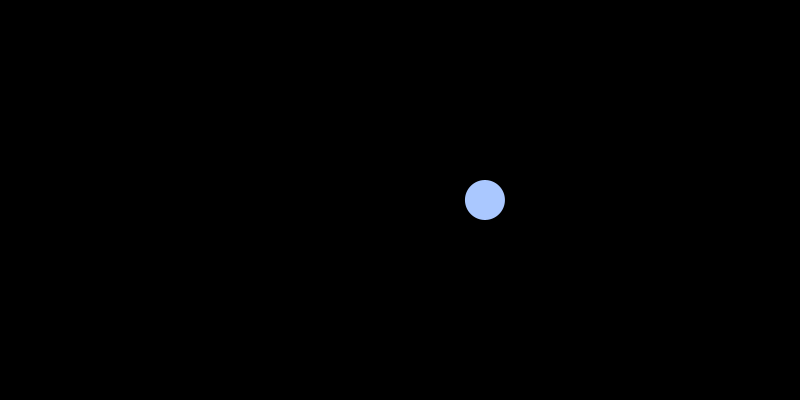
Frame 1 (no input)
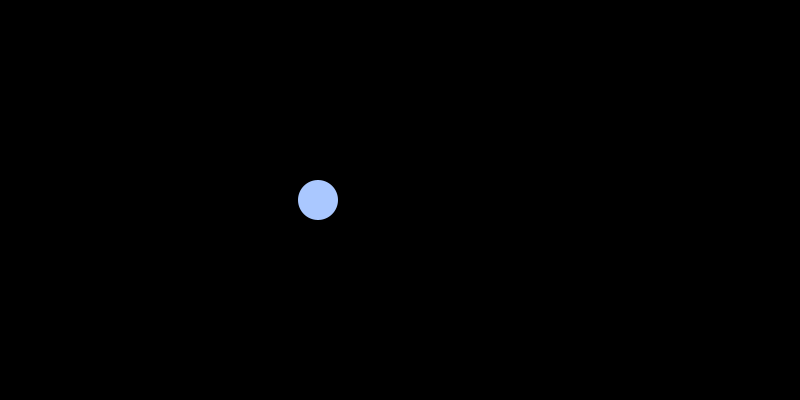
Frame 60 (the mouse pressed at the canvas centre just before this capture)
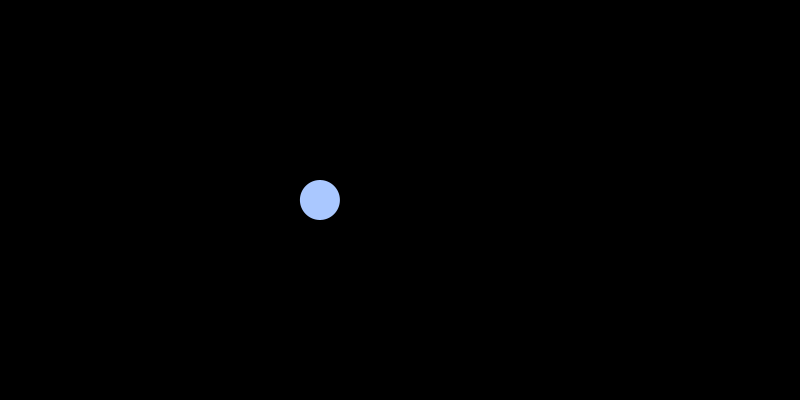
Frame 120 (the mouse held since frame 60 and released just before this capture)

The Processing sketch that drew these frames (run headless with seeded random() and noise(); from frame 60 on, the mouse is pressed at the canvas centre):

// Processing sketch: noise1d
// ── noise1d.pde
// 1D NOISE MOVEMENT

float t = 0;

void setup() {
  size(800, 400);
  background(0);
  noStroke();
}

void draw() {
  background(0);

  float n = noise(t);          // value between 0..1
  float x = n * width;

  fill(170, 200, 255);
  circle(x, height/2, 40);

  t += 0.01;                   // slow change
}
